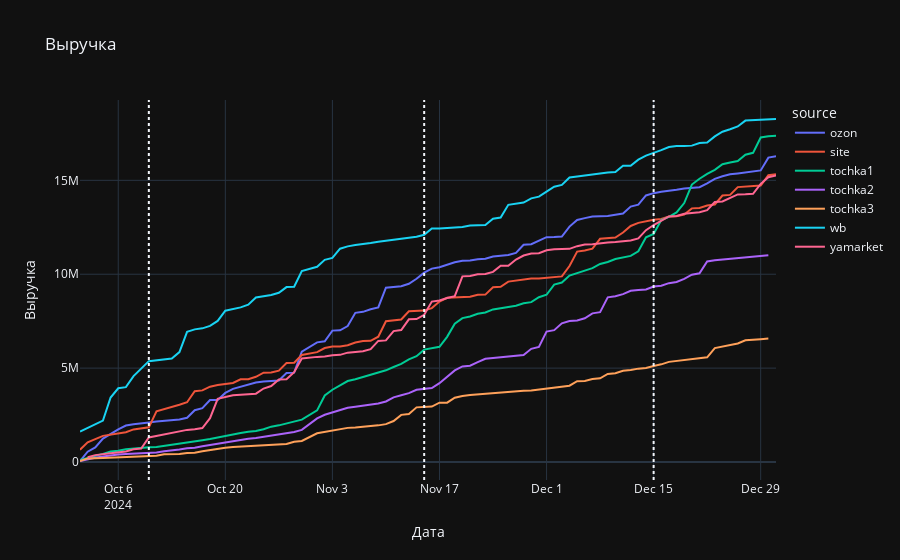
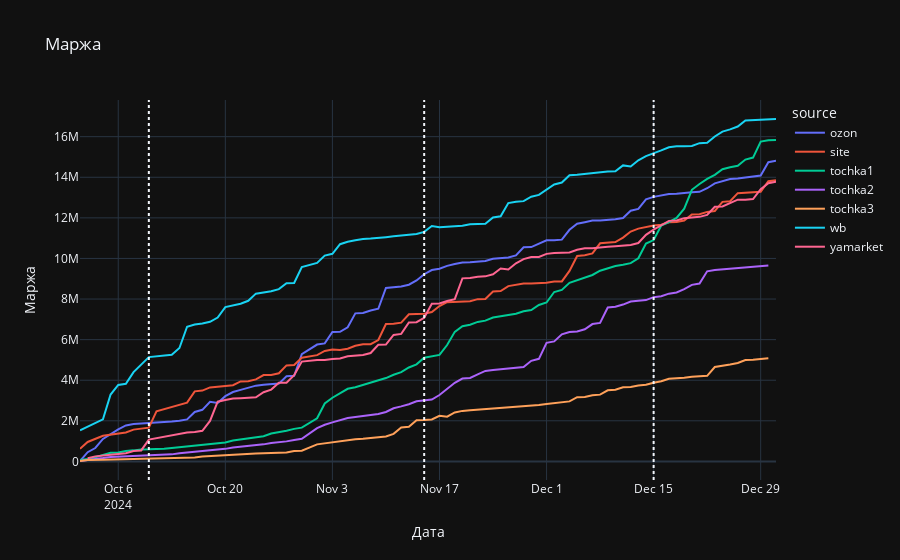
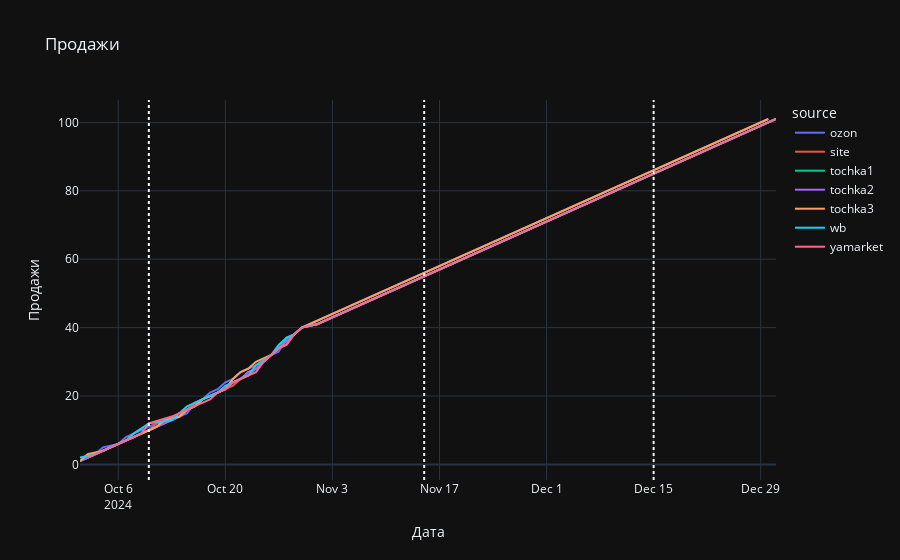
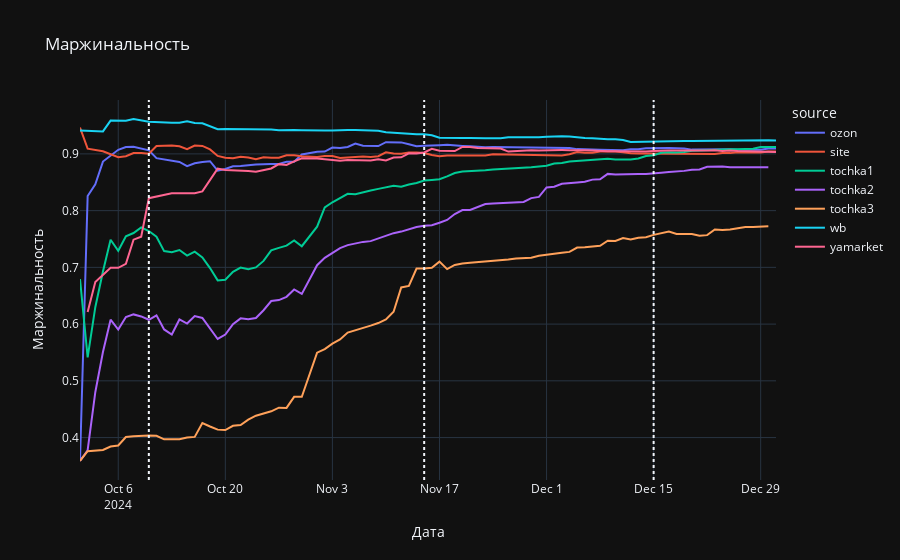

Notebook source saved alongside these figures, in order:
### Markdown cell above
### Общие фин метрики по источникам

### Code cell
rev=df.groupby(['Дата','source'],as_index=False).agg(Выручка_=('Сумма покупки', 'sum'),Маржа_=('Маржа', 'sum'), Продажи_=('Артикул', 'count')).sort_values(['Дата', 'source']).assign(margin=lambda x: x['Маржа_']/x['Выручка_'])
rev[['Выручка','Маржа']]=rev.groupby(['source'])[['Выручка_','Маржа_']].cumsum()
rev['Продажи']=rev.groupby('source')['Продажи_'].cumsum()
rev['Маржинальность']=rev['Маржа']/rev['Выручка']
display(rev.tail(5))
display(df.groupby(['source'],as_index=False)['Сумма покупки'].sum().assign(доля=lambda x: round(x['Сумма покупки']/x['Сумма покупки'].sum()*100,2)).sort_values('доля', ascending=False)
)
for m in rev.columns[6:]:
    fig_rev=px.line(rev,x='Дата', y=m, color='source', title=m)
    fig_rev.update_layout(template='plotly_dark')
    fig_rev.add_vline('2024-10-10', line_dash='dot')
    fig_rev.add_vline('2024-11-15', line_dash='dot')
    fig_rev.add_vline('2024-12-15', line_dash='dot')
    # fig_rev.add_annotation(x='2024-10-10',text=1)
    
    fig_rev.show()
